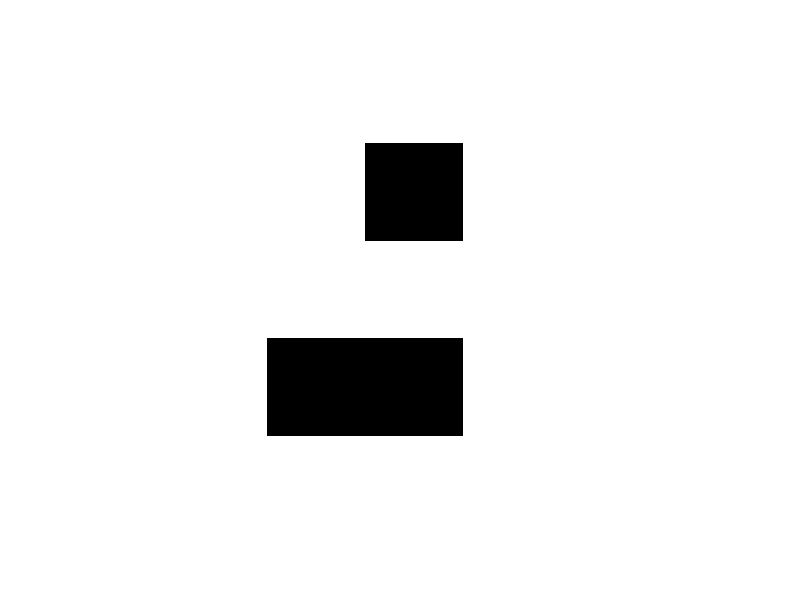

Source code (MATLAB):
% Create variable p1, p2, p3, p4, p5 %
p1 = [
1 1 1
1 0 0
1 1 1
0 0 1
1 1 1
];
p1 = 2*p1-1;
p1 = reshape(transpose(p1),[],1);

p2 = [
1 1 1
1 0 0
1 1 1
1 0 1
1 1 1
];
p2 = 2*p2-1;
p2 = reshape(transpose(p2),[],1);

p3 = [
1 1 1
0 0 1
0 1 0
1 0 0
1 0 0
];
p3 = 2*p3-1;
p3 = reshape(transpose(p3),[],1);

p4 = [
1 1 1
1 0 1
1 1 1
1 0 1
1 1 1
];
p4 = 2*p4-1;
p4 = reshape(transpose(p4),[],1);

p5 = [
1 1 1
1 0 1
1 1 1
0 0 1
1 1 1
];
p5 = 2*p5-1;
p5 = reshape(transpose(p5),[],1);

% Creating Weight %
W = p1 * transpose(p1) + p2 * transpose(p2) + p3 * transpose(p3) + p4 * transpose(p4) + p5 * transpose(p5)

m1 = transpose(reshape(p1,[3 5]));
imshow(m1,'InitialMagnification','fit')
imwrite(m1,'five.jpeg','JPEG');

m2 = transpose(reshape(p2,[3 5]));
imshow(m2,'InitialMagnification','fit')
imwrite(m2,'six.jpeg','JPEG');

m3 = transpose(reshape(p3,[3 5]));
imshow(m3,'InitialMagnification','fit')
imwrite(m3,'seven.jpeg','JPEG');

m4 = transpose(reshape(p4,[3 5]));
imshow(m4,'InitialMagnification','fit')
imwrite(m4,'eight.jpeg','JPEG');

m5 = transpose(reshape(p5,[3 5]));
imshow(m5,'InitialMagnification','fit')
imwrite(m5,'nine.jpeg','JPEG');

% Save it to the file to import %

save('bobot.mat','W','p1','p2','p3','p4','p5');

% Creating some variable and image to Test %
t1 = [
0 0 0
0 0 0
1 1 1
1 0 1
1 1 1
];
t1 = 2*t1 -1;
imwrite(t1,'test-1.jpeg','JPEG');

t2 = [
1 1 1
1 0 1
1 1 1
0 0 0
0 0 0
];
t2 = 2*t2 -1;
imwrite(t2,'test-2.jpeg','JPEG');

t3 = [
1 1 1
1 0 0
1 1 1
0 0 0
0 0 0
];
t3 = 2*t3 -1;
imwrite(t3,'test-3.jpeg','JPEG');

t4 = [
1 0 1
1 0 1
1 0 1
0 0 1
0 0 1
];
t4 = 2*t4 -1;
imwrite(t4,'test-4.jpeg','JPEG');
